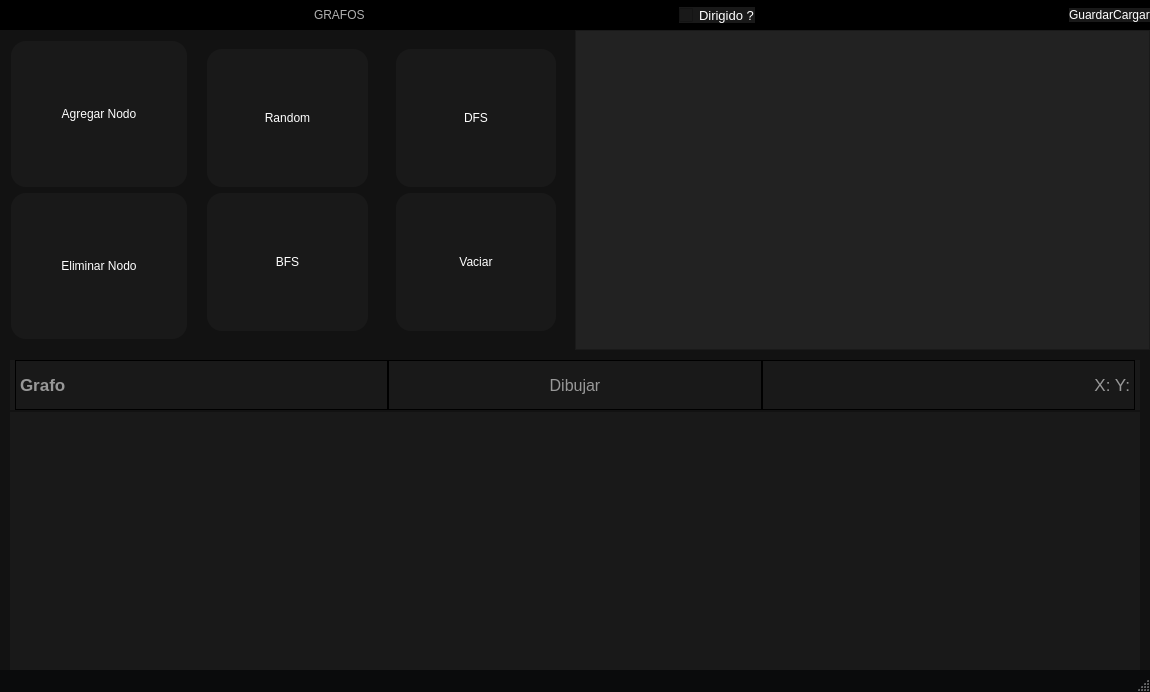
<?xml version="1.0" encoding="UTF-8"?>
<ui version="4.0">
 <class>MainWindow</class>
 <widget class="QMainWindow" name="MainWindow">
  <property name="geometry">
   <rect>
    <x>0</x>
    <y>0</y>
    <width>1150</width>
    <height>691</height>
   </rect>
  </property>
  <property name="windowTitle">
   <string>MainWindow</string>
  </property>
  <widget class="QWidget" name="centralwidget">
   <property name="minimumSize">
    <size>
     <width>1150</width>
     <height>670</height>
    </size>
   </property>
   <property name="styleSheet">
    <string notr="true">background-color: rgb(0, 0, 0);</string>
   </property>
   <layout class="QVBoxLayout" name="verticalLayout">
    <property name="spacing">
     <number>0</number>
    </property>
    <property name="leftMargin">
     <number>0</number>
    </property>
    <property name="topMargin">
     <number>0</number>
    </property>
    <property name="rightMargin">
     <number>0</number>
    </property>
    <property name="bottomMargin">
     <number>0</number>
    </property>
    <item>
     <widget class="QFrame" name="toolBar">
      <property name="minimumSize">
       <size>
        <width>0</width>
        <height>30</height>
       </size>
      </property>
      <property name="maximumSize">
       <size>
        <width>16777215</width>
        <height>30</height>
       </size>
      </property>
      <property name="frameShape">
       <enum>QFrame::NoFrame</enum>
      </property>
      <property name="frameShadow">
       <enum>QFrame::Raised</enum>
      </property>
      <layout class="QHBoxLayout" name="horizontalLayout_2">
       <property name="spacing">
        <number>0</number>
       </property>
       <property name="leftMargin">
        <number>0</number>
       </property>
       <property name="topMargin">
        <number>0</number>
       </property>
       <property name="rightMargin">
        <number>0</number>
       </property>
       <property name="bottomMargin">
        <number>0</number>
       </property>
       <item>
        <widget class="QFrame" name="headerFrame">
         <property name="frameShape">
          <enum>QFrame::NoFrame</enum>
         </property>
         <property name="frameShadow">
          <enum>QFrame::Raised</enum>
         </property>
         <layout class="QHBoxLayout" name="horizontalLayout_3">
          <property name="spacing">
           <number>0</number>
          </property>
          <property name="leftMargin">
           <number>0</number>
          </property>
          <property name="topMargin">
           <number>0</number>
          </property>
          <property name="rightMargin">
           <number>0</number>
          </property>
          <property name="bottomMargin">
           <number>0</number>
          </property>
          <item>
           <spacer name="horizontalSpacer">
            <property name="orientation">
             <enum>Qt::Horizontal</enum>
            </property>
            <property name="sizeHint" stdset="0">
             <size>
              <width>218</width>
              <height>13</height>
             </size>
            </property>
           </spacer>
          </item>
          <item>
           <widget class="QLabel" name="label">
            <property name="styleSheet">
             <string notr="true">color: rgb(176, 176, 176);</string>
            </property>
            <property name="text">
             <string>GRAFOS</string>
            </property>
           </widget>
          </item>
          <item>
           <spacer name="horizontalSpacer_2">
            <property name="orientation">
             <enum>Qt::Horizontal</enum>
            </property>
            <property name="sizeHint" stdset="0">
             <size>
              <width>58</width>
              <height>13</height>
             </size>
            </property>
           </spacer>
          </item>
          <item>
           <widget class="QCheckBox" name="checkBox">
            <property name="font">
             <font>
              <pointsize>10</pointsize>
             </font>
            </property>
            <property name="styleSheet">
             <string notr="true">QCheckBox {
	background-color: rgb(25, 25, 25);
	border-radius: 15px;
	color: rgb(255, 255, 255);

}

QCheckBox:hover {
	border: 1px solid rgb(255, 85, 0);
}</string>
            </property>
            <property name="text">
             <string>Dirigido ?</string>
            </property>
           </widget>
          </item>
          <item>
           <spacer name="horizontalSpacer_3">
            <property name="orientation">
             <enum>Qt::Horizontal</enum>
            </property>
            <property name="sizeHint" stdset="0">
             <size>
              <width>40</width>
              <height>20</height>
             </size>
            </property>
           </spacer>
          </item>
          <item>
           <widget class="QPushButton" name="pushButton_9">
            <property name="styleSheet">
             <string notr="true">QPushButton {
	background-color: rgb(25, 25, 25);
	border-radius: 15px;
	color: rgb(255, 255, 255);

}

QPushButton:hover {
	border: 1px solid rgb(255, 85, 0);
}</string>
            </property>
            <property name="text">
             <string>Guardar</string>
            </property>
            <property name="icon">
             <iconset resource="../../../../Downloads/PySide-Responsive-ui-master/resources.qrc">
              <normaloff>:/icons/icons8_save.svg</normaloff>:/icons/icons8_save.svg</iconset>
            </property>
           </widget>
          </item>
          <item>
           <widget class="QPushButton" name="pushButton_8">
            <property name="styleSheet">
             <string notr="true">QPushButton {
	background-color: rgb(25, 25, 25);
	border-radius: 15px;
	color: rgb(255, 255, 255);

}

QPushButton:hover {
	border: 1px solid rgb(255, 85, 0);
}</string>
            </property>
            <property name="text">
             <string>Cargar</string>
            </property>
            <property name="icon">
             <iconset resource="../../../../Downloads/PySide-Responsive-ui-master/resources.qrc">
              <normaloff>:/icons/icons8_collapse_arrow_up.svg</normaloff>:/icons/icons8_collapse_arrow_up.svg</iconset>
            </property>
           </widget>
          </item>
         </layout>
        </widget>
       </item>
      </layout>
     </widget>
    </item>
    <item>
     <widget class="QFrame" name="Body">
      <property name="styleSheet">
       <string notr="true"/>
      </property>
      <property name="frameShape">
       <enum>QFrame::NoFrame</enum>
      </property>
      <property name="frameShadow">
       <enum>QFrame::Raised</enum>
      </property>
      <layout class="QHBoxLayout" name="horizontalLayout" stretch="0">
       <property name="spacing">
        <number>0</number>
       </property>
       <property name="leftMargin">
        <number>0</number>
       </property>
       <property name="topMargin">
        <number>0</number>
       </property>
       <property name="rightMargin">
        <number>0</number>
       </property>
       <property name="bottomMargin">
        <number>0</number>
       </property>
       <item>
        <widget class="QFrame" name="Container">
         <property name="styleSheet">
          <string notr="true">background-color: rgb(34, 34, 34);</string>
         </property>
         <property name="frameShape">
          <enum>QFrame::NoFrame</enum>
         </property>
         <property name="frameShadow">
          <enum>QFrame::Raised</enum>
         </property>
         <layout class="QVBoxLayout" name="verticalLayout_18">
          <property name="spacing">
           <number>0</number>
          </property>
          <property name="leftMargin">
           <number>0</number>
          </property>
          <property name="topMargin">
           <number>0</number>
          </property>
          <property name="rightMargin">
           <number>0</number>
          </property>
          <property name="bottomMargin">
           <number>0</number>
          </property>
          <item>
           <widget class="QFrame" name="frame">
            <property name="contextMenuPolicy">
             <enum>Qt::DefaultContextMenu</enum>
            </property>
            <property name="lineWidth">
             <number>0</number>
            </property>
            <layout class="QVBoxLayout" name="verticalLayout_6" stretch="0,0">
             <property name="spacing">
              <number>0</number>
             </property>
             <property name="leftMargin">
              <number>0</number>
             </property>
             <property name="topMargin">
              <number>0</number>
             </property>
             <property name="rightMargin">
              <number>0</number>
             </property>
             <property name="bottomMargin">
              <number>0</number>
             </property>
             <item>
              <widget class="QFrame" name="frame">
               <property name="styleSheet">
                <string notr="true">background-color: rgb(28, 31, 34);</string>
               </property>
               <property name="frameShape">
                <enum>QFrame::NoFrame</enum>
               </property>
               <property name="frameShadow">
                <enum>QFrame::Raised</enum>
               </property>
               <layout class="QHBoxLayout" name="horizontalLayout_6" stretch="0,0">
                <property name="spacing">
                 <number>0</number>
                </property>
                <property name="leftMargin">
                 <number>0</number>
                </property>
                <property name="topMargin">
                 <number>0</number>
                </property>
                <property name="rightMargin">
                 <number>0</number>
                </property>
                <property name="bottomMargin">
                 <number>0</number>
                </property>
                <item>
                 <widget class="QFrame" name="frame_4">
                  <property name="minimumSize">
                   <size>
                    <width>0</width>
                    <height>0</height>
                   </size>
                  </property>
                  <property name="maximumSize">
                   <size>
                    <width>16777215</width>
                    <height>16777215</height>
                   </size>
                  </property>
                  <property name="styleSheet">
                   <string notr="true">background-color: rgb(18, 18, 18);</string>
                  </property>
                  <property name="frameShape">
                   <enum>QFrame::NoFrame</enum>
                  </property>
                  <property name="frameShadow">
                   <enum>QFrame::Raised</enum>
                  </property>
                  <layout class="QGridLayout" name="gridLayout">
                   <property name="leftMargin">
                    <number>10</number>
                   </property>
                   <property name="topMargin">
                    <number>10</number>
                   </property>
                   <property name="rightMargin">
                    <number>10</number>
                   </property>
                   <property name="bottomMargin">
                    <number>10</number>
                   </property>
                   <property name="spacing">
                    <number>10</number>
                   </property>
                   <item row="3" column="1">
                    <widget class="QFrame" name="verticalFrame">
                     <property name="cursor">
                      <cursorShape>ArrowCursor</cursorShape>
                     </property>
                     <layout class="QVBoxLayout" name="verticalLayout_2">
                      <item>
                       <widget class="QPushButton" name="pushButton_6">
                        <property name="sizePolicy">
                         <sizepolicy hsizetype="Preferred" vsizetype="Preferred">
                          <horstretch>0</horstretch>
                          <verstretch>0</verstretch>
                         </sizepolicy>
                        </property>
                        <property name="styleSheet">
                         <string notr="true">QPushButton {
	background-color: rgb(25, 25, 25);
	border-radius: 15px;
	color: rgb(255, 255, 255);

}

QPushButton:hover {
	border: 1px solid rgb(255, 85, 0);
}</string>
                        </property>
                        <property name="text">
                         <string>Random</string>
                        </property>
                       </widget>
                      </item>
                      <item>
                       <widget class="QPushButton" name="pushButton_5">
                        <property name="sizePolicy">
                         <sizepolicy hsizetype="Preferred" vsizetype="Preferred">
                          <horstretch>0</horstretch>
                          <verstretch>0</verstretch>
                         </sizepolicy>
                        </property>
                        <property name="styleSheet">
                         <string notr="true">QPushButton {
	background-color: rgb(25, 25, 25);
	border-radius: 15px;
	color: rgb(255, 255, 255);

}

QPushButton:hover {
	border: 1px solid rgb(255, 85, 0);
}</string>
                        </property>
                        <property name="text">
                         <string>BFS</string>
                        </property>
                       </widget>
                      </item>
                     </layout>
                    </widget>
                   </item>
                   <item row="3" column="2">
                    <widget class="QFrame" name="verticalFrame">
                     <layout class="QVBoxLayout" name="verticalLayout_8">
                      <item>
                       <widget class="QPushButton" name="pushButton_2">
                        <property name="sizePolicy">
                         <sizepolicy hsizetype="Preferred" vsizetype="Preferred">
                          <horstretch>0</horstretch>
                          <verstretch>0</verstretch>
                         </sizepolicy>
                        </property>
                        <property name="styleSheet">
                         <string notr="true">QPushButton {
	background-color: rgb(25, 25, 25);
	border-radius: 15px;
	color: rgb(255, 255, 255);

}

QPushButton:hover {
	border: 1px solid rgb(255, 85, 0);
}</string>
                        </property>
                        <property name="text">
                         <string>DFS</string>
                        </property>
                       </widget>
                      </item>
                      <item>
                       <widget class="QPushButton" name="pushButton_3">
                        <property name="sizePolicy">
                         <sizepolicy hsizetype="Preferred" vsizetype="Preferred">
                          <horstretch>0</horstretch>
                          <verstretch>0</verstretch>
                         </sizepolicy>
                        </property>
                        <property name="styleSheet">
                         <string notr="true">QPushButton {
	background-color: rgb(25, 25, 25);
	border-radius: 15px;
	color: rgb(255, 255, 255);

}

QPushButton:hover {
	border: 1px solid rgb(255, 85, 0);
}</string>
                        </property>
                        <property name="text">
                         <string>Vaciar</string>
                        </property>
                       </widget>
                      </item>
                     </layout>
                    </widget>
                   </item>
                   <item row="3" column="0">
                    <widget class="QFrame" name="frame_10">
                     <property name="styleSheet">
                      <string notr="true"/>
                     </property>
                     <property name="frameShape">
                      <enum>QFrame::NoFrame</enum>
                     </property>
                     <property name="frameShadow">
                      <enum>QFrame::Raised</enum>
                     </property>
                     <layout class="QVBoxLayout" name="verticalLayout_9">
                      <property name="spacing">
                       <number>6</number>
                      </property>
                      <property name="leftMargin">
                       <number>1</number>
                      </property>
                      <property name="topMargin">
                       <number>1</number>
                      </property>
                      <property name="rightMargin">
                       <number>1</number>
                      </property>
                      <property name="bottomMargin">
                       <number>1</number>
                      </property>
                      <item>
                       <widget class="QPushButton" name="pushButton_4">
                        <property name="sizePolicy">
                         <sizepolicy hsizetype="Preferred" vsizetype="Preferred">
                          <horstretch>0</horstretch>
                          <verstretch>0</verstretch>
                         </sizepolicy>
                        </property>
                        <property name="styleSheet">
                         <string notr="true">QPushButton {
	background-color: rgb(25, 25, 25);
	border-radius: 15px;
	color: rgb(255, 255, 255);

}

QPushButton:hover {
	border: 1px solid rgb(255, 85, 0);
}</string>
                        </property>
                        <property name="text">
                         <string>Agregar Nodo</string>
                        </property>
                       </widget>
                      </item>
                      <item>
                       <widget class="QPushButton" name="pushButton">
                        <property name="sizePolicy">
                         <sizepolicy hsizetype="Preferred" vsizetype="Preferred">
                          <horstretch>0</horstretch>
                          <verstretch>0</verstretch>
                         </sizepolicy>
                        </property>
                        <property name="styleSheet">
                         <string notr="true">QPushButton {
	background-color: rgb(25, 25, 25);
	border-radius: 15px;
	color: rgb(255, 255, 255);

}

QPushButton:hover {
	border: 1px solid rgb(255, 85, 0);
}</string>
                        </property>
                        <property name="text">
                         <string>Eliminar Nodo</string>
                        </property>
                       </widget>
                      </item>
                     </layout>
                    </widget>
                   </item>
                  </layout>
                 </widget>
                </item>
                <item>
                 <widget class="QFrame" name="frame_5">
                  <property name="styleSheet">
                   <string notr="true">background-color: rgb(34, 34, 34);</string>
                  </property>
                  <property name="frameShape">
                   <enum>QFrame::NoFrame</enum>
                  </property>
                  <property name="frameShadow">
                   <enum>QFrame::Raised</enum>
                  </property>
                  <layout class="QVBoxLayout" name="verticalLayout_11">
                   <property name="spacing">
                    <number>0</number>
                   </property>
                   <property name="leftMargin">
                    <number>0</number>
                   </property>
                   <property name="topMargin">
                    <number>0</number>
                   </property>
                   <property name="rightMargin">
                    <number>0</number>
                   </property>
                   <property name="bottomMargin">
                    <number>0</number>
                   </property>
                   <item>
                    <widget class="QTableWidget" name="tableWidget">
                     <property name="sizePolicy">
                      <sizepolicy hsizetype="Preferred" vsizetype="Preferred">
                       <horstretch>0</horstretch>
                       <verstretch>0</verstretch>
                      </sizepolicy>
                     </property>
                     <property name="styleSheet">
                      <string notr="true">color: rgb(255, 0, 0);</string>
                     </property>
                     <property name="alternatingRowColors">
                      <bool>true</bool>
                     </property>
                     <property name="rowCount">
                      <number>0</number>
                     </property>
                     <property name="columnCount">
                      <number>0</number>
                     </property>
                    </widget>
                   </item>
                  </layout>
                 </widget>
                </item>
               </layout>
              </widget>
             </item>
             <item>
              <widget class="QFrame" name="frame_3">
               <property name="styleSheet">
                <string notr="true">background-color: rgb(18, 18, 18);</string>
               </property>
               <property name="frameShape">
                <enum>QFrame::NoFrame</enum>
               </property>
               <property name="frameShadow">
                <enum>QFrame::Raised</enum>
               </property>
               <layout class="QHBoxLayout" name="horizontalLayout_7">
                <property name="spacing">
                 <number>0</number>
                </property>
                <property name="leftMargin">
                 <number>0</number>
                </property>
                <property name="topMargin">
                 <number>10</number>
                </property>
                <property name="rightMargin">
                 <number>0</number>
                </property>
                <property name="bottomMargin">
                 <number>0</number>
                </property>
                <item>
                 <widget class="QFrame" name="frame_6">
                  <property name="styleSheet">
                   <string notr="true">background-color: rgb(18, 18, 18);</string>
                  </property>
                  <property name="frameShape">
                   <enum>QFrame::NoFrame</enum>
                  </property>
                  <property name="frameShadow">
                   <enum>QFrame::Raised</enum>
                  </property>
                  <layout class="QVBoxLayout" name="verticalLayout_13" stretch="0,0">
                   <property name="spacing">
                    <number>2</number>
                   </property>
                   <property name="leftMargin">
                    <number>10</number>
                   </property>
                   <property name="topMargin">
                    <number>0</number>
                   </property>
                   <property name="rightMargin">
                    <number>10</number>
                   </property>
                   <property name="bottomMargin">
                    <number>0</number>
                   </property>
                   <item>
                    <widget class="QFrame" name="frame_16">
                     <property name="minimumSize">
                      <size>
                       <width>0</width>
                       <height>50</height>
                      </size>
                     </property>
                     <property name="maximumSize">
                      <size>
                       <width>16777215</width>
                       <height>50</height>
                      </size>
                     </property>
                     <property name="styleSheet">
                      <string notr="true">background-color: rgb(25, 25, 25);</string>
                     </property>
                     <property name="frameShape">
                      <enum>QFrame::NoFrame</enum>
                     </property>
                     <property name="frameShadow">
                      <enum>QFrame::Raised</enum>
                     </property>
                     <layout class="QHBoxLayout" name="horizontalLayout_11">
                      <property name="spacing">
                       <number>0</number>
                      </property>
                      <property name="leftMargin">
                       <number>5</number>
                      </property>
                      <property name="topMargin">
                       <number>0</number>
                      </property>
                      <property name="rightMargin">
                       <number>5</number>
                      </property>
                      <property name="bottomMargin">
                       <number>0</number>
                      </property>
                      <item>
                       <widget class="QLabel" name="label_22">
                        <property name="font">
                         <font>
                          <pointsize>13</pointsize>
                          <bold>true</bold>
                         </font>
                        </property>
                        <property name="styleSheet">
                         <string notr="true">	background-color: rgb(25, 25, 25);
	border: 1px solid rgb(0, 0, 0);
	color: rgb(152, 152, 152);</string>
                        </property>
                        <property name="text">
                         <string>Grafo</string>
                        </property>
                        <property name="alignment">
                         <set>Qt::AlignLeading|Qt::AlignLeft|Qt::AlignVCenter</set>
                        </property>
                       </widget>
                      </item>
                      <item>
                       <widget class="QPushButton" name="pushButton_7">
                        <property name="minimumSize">
                         <size>
                          <width>20</width>
                          <height>50</height>
                         </size>
                        </property>
                        <property name="font">
                         <font>
                          <pointsize>12</pointsize>
                         </font>
                        </property>
                        <property name="styleSheet">
                         <string notr="true">QPushButton {
	background-color: rgb(25, 25, 25);
	border: 1px solid rgb(0, 0, 0);
	color: rgb(152, 152, 152);

}

QPushButton:hover {
	border: 1px solid rgb(255, 85, 0);
}</string>
                        </property>
                        <property name="text">
                         <string>Dibujar</string>
                        </property>
                        <property name="icon">
                         <iconset resource="../../../../Downloads/PySide-Responsive-ui-master/resources.qrc">
                          <normaloff>:/icons/icons8_full_image.svg</normaloff>:/icons/icons8_full_image.svg</iconset>
                        </property>
                       </widget>
                      </item>
                      <item>
                       <widget class="QLabel" name="label_2">
                        <property name="font">
                         <font>
                          <pointsize>13</pointsize>
                         </font>
                        </property>
                        <property name="styleSheet">
                         <string notr="true">QLabel {
	background-color: rgb(25, 25, 25);
	border: 1px solid rgb(0, 0, 0);
	color: rgb(152, 152, 152);

}
</string>
                        </property>
                        <property name="text">
                         <string>X: Y:</string>
                        </property>
                        <property name="alignment">
                         <set>Qt::AlignRight|Qt::AlignTrailing|Qt::AlignVCenter</set>
                        </property>
                       </widget>
                      </item>
                     </layout>
                    </widget>
                   </item>
                   <item>
                    <widget class="QFrame" name="dataFrame">
                     <property name="styleSheet">
                      <string notr="true">background-color: rgb(25, 25, 25);</string>
                     </property>
                     <property name="frameShape">
                      <enum>QFrame::NoFrame</enum>
                     </property>
                     <property name="frameShadow">
                      <enum>QFrame::Raised</enum>
                     </property>
                     <layout class="QVBoxLayout" name="verticalLayout_5">
                      <property name="spacing">
                       <number>0</number>
                      </property>
                      <property name="leftMargin">
                       <number>0</number>
                      </property>
                      <property name="topMargin">
                       <number>0</number>
                      </property>
                      <property name="rightMargin">
                       <number>0</number>
                      </property>
                      <property name="bottomMargin">
                       <number>0</number>
                      </property>
                      <item>
                       <widget class="MplWidget" name="widget" native="true"/>
                      </item>
                     </layout>
                    </widget>
                   </item>
                  </layout>
                 </widget>
                </item>
               </layout>
              </widget>
             </item>
            </layout>
           </widget>
          </item>
         </layout>
        </widget>
       </item>
      </layout>
     </widget>
    </item>
   </layout>
  </widget>
  <widget class="QStatusBar" name="statusbar">
   <property name="styleSheet">
    <string notr="true">QStatusBar {
	background-color: rgb(10, 11, 12);
}</string>
   </property>
  </widget>
 </widget>
 <customwidgets>
  <customwidget>
   <class>MplWidget</class>
   <extends>QWidget</extends>
   <header>mplwidget.h</header>
   <container>1</container>
  </customwidget>
 </customwidgets>
 <resources>
  <include location="../../../../Downloads/PySide-Responsive-ui-master/resources.qrc"/>
 </resources>
 <connections/>
</ui>
